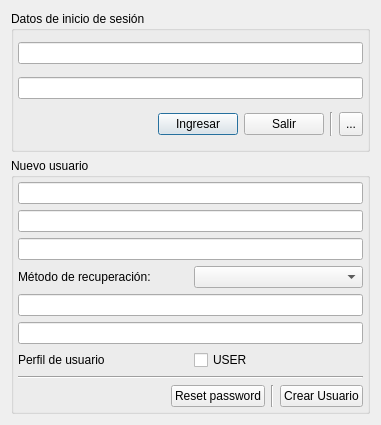
<?xml version="1.0" encoding="UTF-8"?>
<ui version="4.0">
 <class>LogInDialog</class>
 <widget class="QDialog" name="LogInDialog">
  <property name="geometry">
   <rect>
    <x>0</x>
    <y>0</y>
    <width>381</width>
    <height>425</height>
   </rect>
  </property>
  <property name="windowTitle">
   <string>Dialog</string>
  </property>
  <layout class="QGridLayout" name="gridLayout">
   <item row="0" column="0">
    <widget class="QGroupBox" name="groupBox">
     <property name="title">
      <string>Datos de inicio de sesión</string>
     </property>
     <layout class="QVBoxLayout" name="verticalLayout_3">
      <property name="spacing">
       <number>6</number>
      </property>
      <property name="leftMargin">
       <number>4</number>
      </property>
      <property name="topMargin">
       <number>4</number>
      </property>
      <property name="rightMargin">
       <number>4</number>
      </property>
      <property name="bottomMargin">
       <number>4</number>
      </property>
      <item>
       <widget class="QLineEdit" name="txtUser"/>
      </item>
      <item>
       <widget class="QLineEdit" name="txtPassword"/>
      </item>
      <item>
       <layout class="QHBoxLayout" name="horizontalLayout">
        <item>
         <spacer name="horizontalSpacer">
          <property name="orientation">
           <enum>Qt::Horizontal</enum>
          </property>
          <property name="sizeHint" stdset="0">
           <size>
            <width>164</width>
            <height>20</height>
           </size>
          </property>
         </spacer>
        </item>
        <item>
         <widget class="QPushButton" name="pbLogIn">
          <property name="text">
           <string>Ingresar</string>
          </property>
         </widget>
        </item>
        <item>
         <widget class="QPushButton" name="pbCancel">
          <property name="text">
           <string>Salir</string>
          </property>
         </widget>
        </item>
        <item>
         <widget class="Line" name="line_2">
          <property name="orientation">
           <enum>Qt::Vertical</enum>
          </property>
         </widget>
        </item>
        <item>
         <widget class="QToolButton" name="btnOtherOptions">
          <property name="minimumSize">
           <size>
            <width>0</width>
            <height>24</height>
           </size>
          </property>
          <property name="text">
           <string>...</string>
          </property>
         </widget>
        </item>
       </layout>
      </item>
     </layout>
    </widget>
   </item>
   <item row="1" column="0">
    <widget class="QWidget" name="widget" native="true">
     <layout class="QVBoxLayout" name="verticalLayout_4">
      <property name="spacing">
       <number>0</number>
      </property>
      <property name="leftMargin">
       <number>0</number>
      </property>
      <property name="topMargin">
       <number>0</number>
      </property>
      <property name="rightMargin">
       <number>0</number>
      </property>
      <property name="bottomMargin">
       <number>0</number>
      </property>
      <item>
       <widget class="QGroupBox" name="groupBox_2">
        <property name="title">
         <string>Nuevo usuario</string>
        </property>
        <layout class="QVBoxLayout" name="verticalLayout_2">
         <property name="leftMargin">
          <number>4</number>
         </property>
         <property name="topMargin">
          <number>4</number>
         </property>
         <property name="rightMargin">
          <number>4</number>
         </property>
         <property name="bottomMargin">
          <number>4</number>
         </property>
         <item>
          <widget class="QLineEdit" name="txtNewUser"/>
         </item>
         <item>
          <widget class="QLineEdit" name="txtNewPassword"/>
         </item>
         <item>
          <widget class="QLineEdit" name="txtRePassword"/>
         </item>
         <item>
          <layout class="QHBoxLayout" name="horizontalLayout_3">
           <item>
            <widget class="QLabel" name="label">
             <property name="text">
              <string>Método de recuperación:</string>
             </property>
            </widget>
           </item>
           <item>
            <widget class="QComboBox" name="cboRestoreType"/>
           </item>
          </layout>
         </item>
         <item>
          <widget class="QLineEdit" name="txtfirstValue"/>
         </item>
         <item>
          <widget class="QLineEdit" name="txtConfirmValue"/>
         </item>
         <item>
          <layout class="QHBoxLayout" name="horizontalLayout_4">
           <item>
            <widget class="QLabel" name="label_2">
             <property name="text">
              <string>Perfil de usuario</string>
             </property>
            </widget>
           </item>
           <item>
            <widget class="QCheckBox" name="checkBox">
             <property name="layoutDirection">
              <enum>Qt::LeftToRight</enum>
             </property>
             <property name="text">
              <string>USER</string>
             </property>
            </widget>
           </item>
          </layout>
         </item>
         <item>
          <layout class="QVBoxLayout" name="verticalLayout">
           <item>
            <widget class="Line" name="line_3">
             <property name="orientation">
              <enum>Qt::Horizontal</enum>
             </property>
            </widget>
           </item>
           <item>
            <layout class="QHBoxLayout" name="horizontalLayout_2">
             <item>
              <spacer name="horizontalSpacer_2">
               <property name="orientation">
                <enum>Qt::Horizontal</enum>
               </property>
               <property name="sizeHint" stdset="0">
                <size>
                 <width>40</width>
                 <height>20</height>
                </size>
               </property>
              </spacer>
             </item>
             <item>
              <widget class="QPushButton" name="btnResetPassword">
               <property name="text">
                <string>Reset password</string>
               </property>
              </widget>
             </item>
             <item>
              <widget class="Line" name="line_4">
               <property name="orientation">
                <enum>Qt::Vertical</enum>
               </property>
              </widget>
             </item>
             <item>
              <widget class="QPushButton" name="btnCreateUser">
               <property name="text">
                <string>Crear Usuario</string>
               </property>
              </widget>
             </item>
            </layout>
           </item>
          </layout>
         </item>
        </layout>
       </widget>
      </item>
     </layout>
    </widget>
   </item>
  </layout>
 </widget>
 <resources/>
 <connections/>
</ui>
